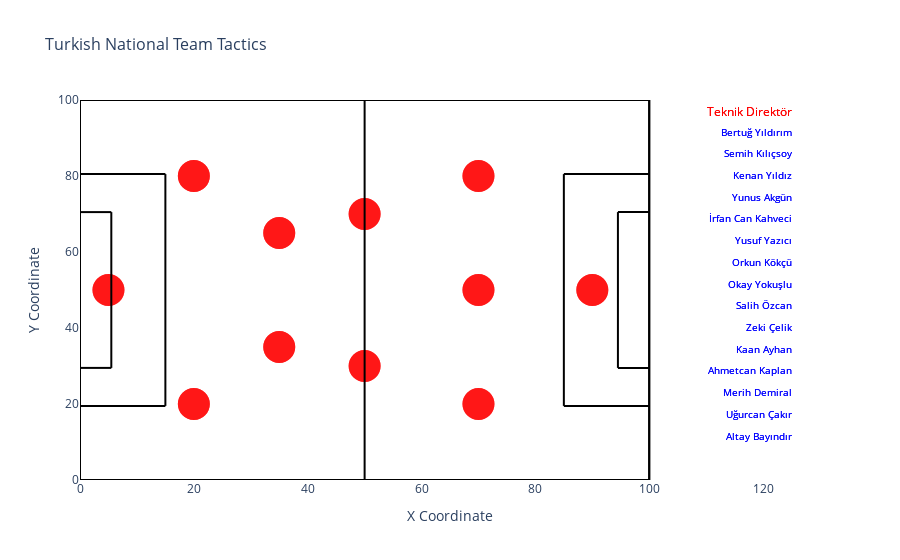

Source (notebook cell):
### Markdown cell above
# 7. Hücre: Grafiği Düzenleme ve Gösterme

### Code cell
fig.update_layout(
    title='Turkish National Team Tactics',
    title_font_size=16,
    xaxis_title='X Coordinate',
    yaxis_title='Y Coordinate',
    xaxis=dict(
        range=[0, 130],
        showgrid=False,
        zeroline=False
    ),
    yaxis=dict(
        range=[0, 100],
        showgrid=False,
        zeroline=False
    ),
    plot_bgcolor='rgba(0,0,0,0)',  # Şeffaf arka plan
    paper_bgcolor='rgba(0,0,0,0)',  # Şeffaf arka plan
    showlegend=False  # Legend'i kapatıyoruz çünkü oyuncu isimleri zaten grafikte var
)

# Grafiği göster
fig.show()

### Figure 1 — Plotly figure (JSON) as saved in the notebook; plotly's stock layout.template omitted (floating-point values rounded to 4 significant figures)
{"data": [{"hoverinfo": "text", "hovertext": "Name: Mert Günok<br>Age: 35<br>Market Value: 1200000", "marker": {"color": "red", "line": {"color": "red", "width": 2}, "opacity": 0.7, "size": 30}, "mode": "markers+text", "text": ["Mert Günok"], "textfont": {"color": "white", "size": 12}, "textposition": "bottom center", "type": "scatter", "x": [5], "y": [50]}, {"hoverinfo": "text", "hovertext": "Name: Ferdi Kadıoğlu<br>Age: 24<br>Market Value: 21000000", "marker": {"color": "red", "line": {"color": "red", "width": 2}, "opacity": 0.7, "size": 30}, "mode": "markers+text", "text": ["Ferdi Kadıoğlu"], "textfont": {"color": "white", "size": 12}, "textposition": "bottom center", "type": "scatter", "x": [20], "y": [20]}, {"hoverinfo": "text", "hovertext": "Name: Mert Müldür<br>Age: 25<br>Market Value: 4200000", "marker": {"color": "red", "line": {"color": "red", "width": 2}, "opacity": 0.7, "size": 30}, "mode": "markers+text", "text": ["Mert Müldür"], "textfont": {"color": "white", "size": 12}, "textposition": "bottom center", "type": "scatter", "x": [20], "y": [80]}, {"hoverinfo": "text", "hovertext": "Name: Abdülkerim Bardakcı<br>Age: 29<br>Market Value: 9000000", "marker": {"color": "red", "line": {"color": "red", "width": 2}, "opacity": 0.7, "size": 30}, "mode": "markers+text", "text": ["Abdülkerim Bardakcı"], "textfont": {"color": "white", "size": 12}, "textposition": "bottom center", "type": "scatter", "x": [35], "y": [35]}, {"hoverinfo": "text", "hovertext": "Name: Samet Akaydin<br>Age: 30<br>Market Value: 2500000", "marker": {"color": "red", "line": {"color": "red", "width": 2}, "opacity": 0.7, "size": 30}, "mode": "markers+text", "text": ["Samet Akaydin"], "textfont": {"color": "white", "size": 12}, "textposition": "bottom center", "type": "scatter", "x": [35], "y": [65]}, {"hoverinfo": "text", "hovertext": "Name: Hakan Çalhanoğlu<br>Age: 30<br>Market Value: 45000000", "marker": {"color": "red", "line": {"color": "red", "width": 2}, "opacity": 0.7, "size": 30}, "mode": "markers+text", "text": ["Hakan Çalhanoğlu"], "textfont": {"color": "white", "size": 12}, "textposition": "bottom center", "type": "scatter", "x": [50], "y": [30]}, {"hoverinfo": "text", "hovertext": "Name: İsmail Yüksek<br>Age: 25<br>Market Value: 12000000", "marker": {"color": "red", "line": {"color": "red", "width": 2}, "opacity": 0.7, "size": 30}, "mode": "markers+text", "text": ["İsmail Yüksek"], "textfont": {"color": "white", "size": 12}, "textposition": "bottom center", "type": "scatter", "x": [50], "y": [70]}, {"hoverinfo": "text", "hovertext": "Name: Barış Alper Yılmaz<br>Age: 24<br>Market Value: 17000000", "marker": {"color": "red", "line": {"color": "red", "width": 2}, "opacity": 0.7, "size": 30}, "mode": "markers+text", "text": ["Barış Alper Yılmaz"], "textfont": {"color": "white", "size": 12}, "textposition": "bottom center", "type": "scatter", "x": [70], "y": [20]}, {"hoverinfo": "text", "hovertext": "Name: Kerem Aktürkoğlu<br>Age: 25<br>Market Value: 15000000", "marker": {"color": "red", "line": {"color": "red", "width": 2}, "opacity": 0.7, "size": 30}, "mode": "markers+text", "text": ["Kerem Aktürkoğlu"], "textfont": {"color": "white", "size": 12}, "textposition": "bottom center", "type": "scatter", "x": [70], "y": [80]}, {"hoverinfo": "text", "hovertext": "Name: Arda Güler<br>Age: 19<br>Market Value: 30000000", "marker": {"color": "red", "line": {"color": "red", "width": 2}, "opacity": 0.7, "size": 30}, "mode": "markers+text", "text": ["Arda Güler"], "textfont": {"color": "white", "size": 12}, "textposition": "bottom center", "type": "scatter", "x": [70], "y": [50]}, {"hoverinfo": "text", "hovertext": "Name: Cenk Tosun<br>Age: 33<br>Market Value: 2000000", "marker": {"color": "red", "line": {"color": "red", "width": 2}, "opacity": 0.7, "size": 30}, "mode": "markers+text", "text": ["Cenk Tosun"], "textfont": {"color": "white", "size": 12}, "textposition": "bottom center", "type": "scatter", "x": [90], "y": [50]}, {"hoverinfo": "none", "mode": "text", "text": "Altay Bayındır", "textfont": {"color": "blue", "size": 10}, "textposition": "top left", "type": "scatter", "x": [125], "y": [10]}, {"hoverinfo": "none", "mode": "text", "text": "Uğurcan Çakır", "textfont": {"color": "blue", "size": 10}, "textposition": "top left", "type": "scatter", "x": [125], "y": [15.71]}, {"hoverinfo": "none", "mode": "text", "text": "Merih Demiral", "textfont": {"color": "blue", "size": 10}, "textposition": "top left", "type": "scatter", "x": [125], "y": [21.43]}, {"hoverinfo": "none", "mode": "text", "text": "Ahmetcan Kaplan", "textfont": {"color": "blue", "size": 10}, "textposition": "top left", "type": "scatter", "x": [125], "y": [27.14]}, {"hoverinfo": "none", "mode": "text", "text": "Kaan Ayhan", "textfont": {"color": "blue", "size": 10}, "textposition": "top left", "type": "scatter", "x": [125], "y": [32.86]}, {"hoverinfo": "none", "mode": "text", "text": "Zeki Çelik", "textfont": {"color": "blue", "size": 10}, "textposition": "top left", "type": "scatter", "x": [125], "y": [38.57]}, {"hoverinfo": "none", "mode": "text", "text": "Salih Özcan", "textfont": {"color": "blue", "size": 10}, "textposition": "top left", "type": "scatter", "x": [125], "y": [44.29]}, {"hoverinfo": "none", "mode": "text", "text": "Okay Yokuşlu", "textfont": {"color": "blue", "size": 10}, "textposition": "top left", "type": "scatter", "x": [125], "y": [50]}, {"hoverinfo": "none", "mode": "text", "text": "Orkun Kökçü", "textfont": {"color": "blue", "size": 10}, "textposition": "top left", "type": "scatter", "x": [125], "y": [55.71]}, {"hoverinfo": "none", "mode": "text", "text": "Yusuf Yazıcı", "textfont": {"color": "blue", "size": 10}, "textposition": "top left", "type": "scatter", "x": [125], "y": [61.43]}, {"hoverinfo": "none", "mode": "text", "text": "İrfan Can Kahveci", "textfont": {"color": "blue", "size": 10}, "textposition": "top left", "type": "scatter", "x": [125], "y": [67.14]}, {"hoverinfo": "none", "mode": "text", "text": "Yunus Akgün", "textfont": {"color": "blue", "size": 10}, "textposition": "top left", "type": "scatter", "x": [125], "y": [72.86]}, {"hoverinfo": "none", "mode": "text", "text": "Kenan Yıldız", "textfont": {"color": "blue", "size": 10}, "textposition": "top left", "type": "scatter", "x": [125], "y": [78.57]}, {"hoverinfo": "none", "mode": "text", "text": "Semih Kılıçsoy", "textfont": {"color": "blue", "size": 10}, "textposition": "top left", "type": "scatter", "x": [125], "y": [84.29]}, {"hoverinfo": "none", "mode": "text", "text": "Bertuğ Yıldırım", "textfont": {"color": "blue", "size": 10}, "textposition": "top left", "type": "scatter", "x": [125], "y": [90]}, {"hoverinfo": "none", "mode": "text", "text": ["Teknik Direktör"], "textfont": {"color": "red", "size": 12}, "textposition": "top left", "type": "scatter", "x": [125], "y": [95]}, {"hoverinfo": "text", "hovertext": "Name: Mert Günok<br>Age: 35<br>Market Value: 1200000", "marker": {"color": "red", "line": {"color": "red", "width": 2}, "opacity": 0.7, "size": 30}, "mode": "markers+text", "text": ["Mert Günok"], "textfont": {"color": "white", "size": 12}, "textposition": "bottom center", "type": "scatter", "x": [5], "y": [50]}, {"hoverinfo": "text", "hovertext": "Name: Ferdi Kadıoğlu<br>Age: 24<br>Market Value: 21000000", "marker": {"color": "red", "line": {"color": "red", "width": 2}, "opacity": 0.7, "size": 30}, "mode": "markers+text", "text": ["Ferdi Kadıoğlu"], "textfont": {"color": "white", "size": 12}, "textposition": "bottom center", "type": "scatter", "x": [20], "y": [20]}, {"hoverinfo": "text", "hovertext": "Name: Mert Müldür<br>Age: 25<br>Market Value: 4200000", "marker": {"color": "red", "line": {"color": "red", "width": 2}, "opacity": 0.7, "size": 30}, "mode": "markers+text", "text": ["Mert Müldür"], "textfont": {"color": "white", "size": 12}, "textposition": "bottom center", "type": "scatter", "x": [20], "y": [80]}, {"hoverinfo": "text", "hovertext": "Name: Abdülkerim Bardakcı<br>Age: 29<br>Market Value: 9000000", "marker": {"color": "red", "line": {"color": "red", "width": 2}, "opacity": 0.7, "size": 30}, "mode": "markers+text", "text": ["Abdülkerim Bardakcı"], "textfont": {"color": "white", "size": 12}, "textposition": "bottom center", "type": "scatter", "x": [35], "y": [35]}, {"hoverinfo": "text", "hovertext": "Name: Samet Akaydin<br>Age: 30<br>Market Value: 2500000", "marker": {"color": "red", "line": {"color": "red", "width": 2}, "opacity": 0.7, "size": 30}, "mode": "markers+text", "text": ["Samet Akaydin"], "textfont": {"color": "white", "size": 12}, "textposition": "bottom center", "type": "scatter", "x": [35], "y": [65]}, {"hoverinfo": "text", "hovertext": "Name: Hakan Çalhanoğlu<br>Age: 30<br>Market Value: 45000000", "marker": {"color": "red", "line": {"color": "red", "width": 2}, "opacity": 0.7, "size": 30}, "mode": "markers+text", "text": ["Hakan Çalhanoğlu"], "textfont": {"color": "white", "size": 12}, "textposition": "bottom center", "type": "scatter", "x": [50], "y": [30]}, {"hoverinfo": "text", "hovertext": "Name: İsmail Yüksek<br>Age: 25<br>Market Value: 12000000", "marker": {"color": "red", "line": {"color": "red", "width": 2}, "opacity": 0.7, "size": 30}, "mode": "markers+text", "text": ["İsmail Yüksek"], "textfont": {"color": "white", "size": 12}, "textposition": "bottom center", "type": "scatter", "x": [50], "y": [70]}, {"hoverinfo": "text", "hovertext": "Name: Barış Alper Yılmaz<br>Age: 24<br>Market Value: 17000000", "marker": {"color": "red", "line": {"color": "red", "width": 2}, "opacity": 0.7, "size": 30}, "mode": "markers+text", "text": ["Barış Alper Yılmaz"], "textfont": {"color": "white", "size": 12}, "textposition": "bottom center", "type": "scatter", "x": [70], "y": [20]}, {"hoverinfo": "text", "hovertext": "Name: Kerem Aktürkoğlu<br>Age: 25<br>Market Value: 15000000", "marker": {"color": "red", "line": {"color": "red", "width": 2}, "opacity": 0.7, "size": 30}, "mode": "markers+text", "text": ["Kerem Aktürkoğlu"], "textfont": {"color": "white", "size": 12}, "textposition": "bottom center", "type": "scatter", "x": [70], "y": [80]}, {"hoverinfo": "text", "hovertext": "Name: Arda Güler<br>Age: 19<br>Market Value: 30000000", "marker": {"color": "red", "line": {"color": "red", "width": 2}, "opacity": 0.7, "size": 30}, "mode": "markers+text", "text": ["Arda Güler"], "textfont": {"color": "white", "size": 12}, "textposition": "bottom center", "type": "scatter", "x": [70], "y": [50]}, {"hoverinfo": "text", "hovertext": "Name: Cenk Tosun<br>Age: 33<br>Market Value: 2000000", "marker": {"color": "red", "line": {"color": "red", "width": 2}, "opacity": 0.7, "size": 30}, "mode": "markers+text", "text": ["Cenk Tosun"], "textfont": {"color": "white", "size": 12}, "textposition": "bottom center", "type": "scatter", "x": [90], "y": [50]}, {"hoverinfo": "none", "mode": "text", "text": "Altay Bayındır", "textfont": {"color": "blue", "size": 10}, "textposition": "top left", "type": "scatter", "x": [125], "y": [10]}, {"hoverinfo": "none", "mode": "text", "text": "Uğurcan Çakır", "textfont": {"color": "blue", "size": 10}, "textposition": "top left", "type": "scatter", "x": [125], "y": [15.71]}, {"hoverinfo": "none", "mode": "text", "text": "Merih Demiral", "textfont": {"color": "blue", "size": 10}, "textposition": "top left", "type": "scatter", "x": [125], "y": [21.43]}, {"hoverinfo": "none", "mode": "text", "text": "Ahmetcan Kaplan", "textfont": {"color": "blue", "size": 10}, "textposition": "top left", "type": "scatter", "x": [125], "y": [27.14]}, {"hoverinfo": "none", "mode": "text", "text": "Kaan Ayhan", "textfont": {"color": "blue", "size": 10}, "textposition": "top left", "type": "scatter", "x": [125], "y": [32.86]}, {"hoverinfo": "none", "mode": "text", "text": "Zeki Çelik", "textfont": {"color": "blue", "size": 10}, "textposition": "top left", "type": "scatter", "x": [125], "y": [38.57]}, {"hoverinfo": "none", "mode": "text", "text": "Salih Özcan", "textfont": {"color": "blue", "size": 10}, "textposition": "top left", "type": "scatter", "x": [125], "y": [44.29]}, {"hoverinfo": "none", "mode": "text", "text": "Okay Yokuşlu", "textfont": {"color": "blue", "size": 10}, "textposition": "top left", "type": "scatter", "x": [125], "y": [50]}, {"hoverinfo": "none", "mode": "text", "text": "Orkun Kökçü", "textfont": {"color": "blue", "size": 10}, "textposition": "top left", "type": "scatter", "x": [125], "y": [55.71]}, {"hoverinfo": "none", "mode": "text", "text": "Yusuf Yazıcı", "textfont": {"color": "blue", "size": 10}, "textposition": "top left", "type": "scatter", "x": [125], "y": [61.43]}, {"hoverinfo": "none", "mode": "text", "text": "İrfan Can Kahveci", "textfont": {"color": "blue", "size": 10}, "textposition": "top left", "type": "scatter", "x": [125], "y": [67.14]}, {"hoverinfo": "none", "mode": "text", "text": "Yunus Akgün", "textfont": {"color": "blue", "size": 10}, "textposition": "top left", "type": "scatter", "x": [125], "y": [72.86]}, {"hoverinfo": "none", "mode": "text", "text": "Kenan Yıldız", "textfont": {"color": "blue", "size": 10}, "textposition": "top left", "type": "scatter", "x": [125], "y": [78.57]}, {"hoverinfo": "none", "mode": "text", "text": "Semih Kılıçsoy", "textfont": {"color": "blue", "size": 10}, "textposition": "top left", "type": "scatter", "x": [125], "y": [84.29]}, {"hoverinfo": "none", "mode": "text", "text": "Bertuğ Yıldırım", "textfont": {"color": "blue", "size": 10}, "textposition": "top left", "type": "scatter", "x": [125], "y": [90]}, {"hoverinfo": "none", "mode": "text", "text": ["Teknik Direktör"], "textfont": {"color": "red", "size": 12}, "textposition": "top left", "type": "scatter", "x": [125], "y": [95]}], "layout": {"paper_bgcolor": "rgba(0,0,0,0)", "plot_bgcolor": "rgba(0,0,0,0)", "shapes": [{"fillcolor": "rgba(0,0,0,0)", "line": {"color": "black"}, "type": "rect", "x0": 0, "x1": 100, "y0": 0, "y1": 100}, {"line": {"color": "black"}, "type": "line", "x0": 0, "x1": 0, "y0": 0, "y1": 100}, {"line": {"color": "black"}, "type": "line", "x0": 0, "x1": 100, "y0": 100, "y1": 100}, {"line": {"color": "black"}, "type": "line", "x0": 100, "x1": 100, "y0": 100, "y1": 0}, {"line": {"color": "black"}, "type": "line", "x0": 100, "x1": 0, "y0": 0, "y1": 0}, {"line": {"color": "black"}, "type": "line", "x0": 50, "x1": 50, "y0": 0, "y1": 100}, {"line": {"color": "black"}, "type": "line", "x0": 15, "x1": 15, "y0": 19.5, "y1": 80.5}, {"line": {"color": "black"}, "type": "line", "x0": 0, "x1": 15, "y0": 19.5, "y1": 19.5}, {"line": {"color": "black"}, "type": "line", "x0": 15, "x1": 0, "y0": 80.5, "y1": 80.5}, {"line": {"color": "black"}, "type": "line", "x0": 85, "x1": 85, "y0": 19.5, "y1": 80.5}, {"line": {"color": "black"}, "type": "line", "x0": 100, "x1": 85, "y0": 19.5, "y1": 19.5}, {"line": {"color": "black"}, "type": "line", "x0": 85, "x1": 100, "y0": 80.5, "y1": 80.5}, {"line": {"color": "black"}, "type": "line", "x0": 5.5, "x1": 5.5, "y0": 29.5, "y1": 70.5}, {"line": {"color": "black"}, "type": "line", "x0": 0, "x1": 5.5, "y0": 29.5, "y1": 29.5}, {"line": {"color": "black"}, "type": "line", "x0": 5.5, "x1": 0, "y0": 70.5, "y1": 70.5}, {"line": {"color": "black"}, "type": "line", "x0": 94.5, "x1": 94.5, "y0": 29.5, "y1": 70.5}, {"line": {"color": "black"}, "type": "line", "x0": 100, "x1": 94.5, "y0": 29.5, "y1": 29.5}, {"line": {"color": "black"}, "type": "line", "x0": 94.5, "x1": 100, "y0": 70.5, "y1": 70.5}], "showlegend": false, "title": {"font": {"size": 16}, "text": "Turkish National Team Tactics"}, "xaxis": {"range": [0, 130], "showgrid": false, "title": {"text": "X Coordinate"}, "zeroline": false}, "yaxis": {"range": [0, 100], "showgrid": false, "title": {"text": "Y Coordinate"}, "zeroline": false}}}
